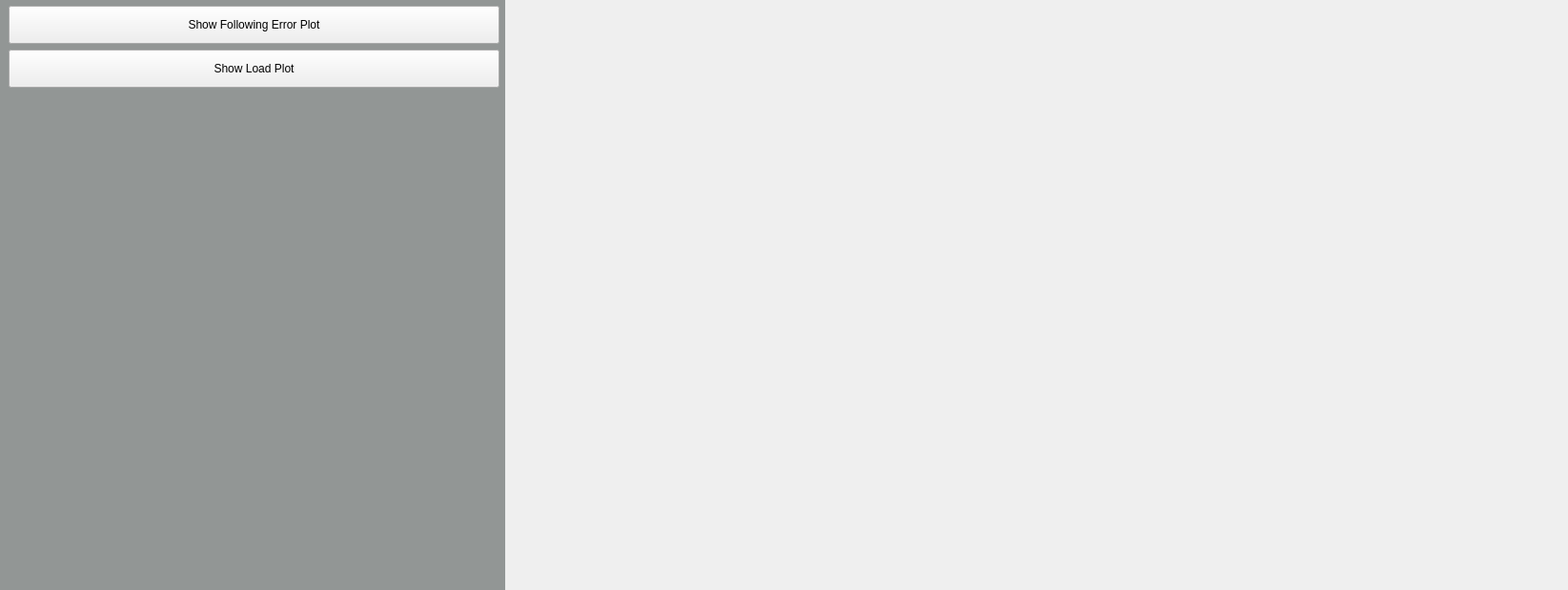
<?xml version="1.0" encoding="UTF-8"?>
<ui version="4.0">
 <class>DEBUG</class>
 <widget class="QWidget" name="DEBUG">
  <property name="geometry">
   <rect>
    <x>0</x>
    <y>0</y>
    <width>1645</width>
    <height>619</height>
   </rect>
  </property>
  <property name="maximumSize">
   <size>
    <width>1645</width>
    <height>619</height>
   </size>
  </property>
  <property name="windowTitle">
   <string>USER MAIN</string>
  </property>
  <property name="sidebar" stdset="0">
   <bool>false</bool>
  </property>
  <widget class="QWidget" name="horizontalLayoutWidget">
   <property name="geometry">
    <rect>
     <x>0</x>
     <y>0</y>
     <width>1641</width>
     <height>621</height>
    </rect>
   </property>
   <layout class="QHBoxLayout" name="horizontalLayout">
    <item>
     <widget class="QWidget" name="widget_44" native="true">
      <property name="sizePolicy">
       <sizepolicy hsizetype="Expanding" vsizetype="Preferred">
        <horstretch>1</horstretch>
        <verstretch>0</verstretch>
       </sizepolicy>
      </property>
      <property name="minimumSize">
       <size>
        <width>530</width>
        <height>0</height>
       </size>
      </property>
      <property name="maximumSize">
       <size>
        <width>530</width>
        <height>16777215</height>
       </size>
      </property>
      <property name="styleSheet">
       <string notr="true">.QWidget {
    background-color: #929695;;
}</string>
      </property>
      <layout class="QVBoxLayout" name="verticalLayout_41">
       <property name="topMargin">
        <number>6</number>
       </property>
       <property name="rightMargin">
        <number>6</number>
       </property>
       <property name="bottomMargin">
        <number>9</number>
       </property>
       <item>
        <layout class="QVBoxLayout" name="verticalLayout">
         <item>
          <widget class="QPushButton" name="FerrorPlot">
           <property name="minimumSize">
            <size>
             <width>0</width>
             <height>40</height>
            </size>
           </property>
           <property name="text">
            <string>Show Following Error Plot</string>
           </property>
          </widget>
         </item>
         <item>
          <widget class="QPushButton" name="LoadPlot">
           <property name="minimumSize">
            <size>
             <width>0</width>
             <height>40</height>
            </size>
           </property>
           <property name="text">
            <string>Show Load Plot</string>
           </property>
          </widget>
         </item>
         <item>
          <spacer name="verticalSpacer_2">
           <property name="orientation">
            <enum>Qt::Vertical</enum>
           </property>
           <property name="sizeHint" stdset="0">
            <size>
             <width>20</width>
             <height>40</height>
            </size>
           </property>
          </spacer>
         </item>
        </layout>
       </item>
      </layout>
     </widget>
    </item>
    <item>
     <spacer name="horizontalSpacer">
      <property name="orientation">
       <enum>Qt::Horizontal</enum>
      </property>
      <property name="sizeHint" stdset="0">
       <size>
        <width>40</width>
        <height>20</height>
       </size>
      </property>
     </spacer>
    </item>
   </layout>
  </widget>
 </widget>
 <resources/>
 <connections/>
</ui>
